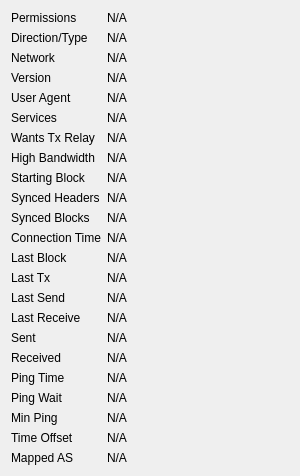
             <widget class="QWidget" name="detailWidget">
              <property name="geometry">
               <rect>
                <x>0</x>
                <y>0</y>
                <width>300</width>
                <height>426</height>
               </rect>
              </property>
              <layout class="QGridLayout" name="gridLayout_2" columnstretch="0,1">
               <item row="0" column="0">
                <widget class="QLabel" name="label_30">
                 <property name="text">
                  <string>Permissions</string>
                 </property>
                </widget>
               </item>
               <item row="0" column="1">
                <widget class="QLabel" name="peerPermissions">
                 <property name="cursor">
                  <cursorShape>IBeamCursor</cursorShape>
                 </property>
                 <property name="text">
                  <string>N/A</string>
                 </property>
                 <property name="textFormat">
                  <enum>Qt::PlainText</enum>
                 </property>
                 <property name="textInteractionFlags">
                  <set>Qt::LinksAccessibleByMouse|Qt::TextSelectableByKeyboard|Qt::TextSelectableByMouse</set>
                 </property>
                </widget>
               </item>
               <item row="1" column="0">
                <widget class="QLabel" name="peerConnectionTypeLabel">
                 <property name="toolTip">
                  <string>The direction and type of peer connection: %1</string>
                 </property>
                 <property name="text">
                  <string>Direction/Type</string>
                 </property>
                </widget>
               </item>
               <item row="1" column="1">
                <widget class="QLabel" name="peerConnectionType">
                 <property name="cursor">
                  <cursorShape>IBeamCursor</cursorShape>
                 </property>
                 <property name="text">
                  <string>N/A</string>
                 </property>
                 <property name="textFormat">
                  <enum>Qt::PlainText</enum>
                 </property>
                 <property name="textInteractionFlags">
                  <set>Qt::LinksAccessibleByMouse|Qt::TextSelectableByKeyboard|Qt::TextSelectableByMouse</set>
                 </property>
                </widget>
               </item>
               <item row="2" column="0">
                <widget class="QLabel" name="peerNetworkLabel">
                 <property name="toolTip">
                  <string>The network protocol this peer is connected through: IPv4, IPv6, Onion, I2P, or CJDNS.</string>
                 </property>
                 <property name="text">
                  <string>Network</string>
                 </property>
                </widget>
               </item>
               <item row="2" column="1">
                <widget class="QLabel" name="peerNetwork">
                 <property name="cursor">
                  <cursorShape>IBeamCursor</cursorShape>
                 </property>
                 <property name="text">
                  <string>N/A</string>
                 </property>
                 <property name="textFormat">
                  <enum>Qt::PlainText</enum>
                 </property>
                 <property name="textInteractionFlags">
                  <set>Qt::LinksAccessibleByMouse|Qt::TextSelectableByKeyboard|Qt::TextSelectableByMouse</set>
                 </property>
                </widget>
               </item>
               <item row="3" column="0">
                <widget class="QLabel" name="label_21">
                 <property name="text">
                  <string>Version</string>
                 </property>
                </widget>
               </item>
               <item row="3" column="1">
                <widget class="QLabel" name="peerVersion">
                 <property name="cursor">
                  <cursorShape>IBeamCursor</cursorShape>
                 </property>
                 <property name="text">
                  <string>N/A</string>
                 </property>
                 <property name="textFormat">
                  <enum>Qt::PlainText</enum>
                 </property>
                 <property name="textInteractionFlags">
                  <set>Qt::LinksAccessibleByMouse|Qt::TextSelectableByKeyboard|Qt::TextSelectableByMouse</set>
                 </property>
                </widget>
               </item>
               <item row="4" column="0">
                <widget class="QLabel" name="label_28">
                 <property name="text">
                  <string>User Agent</string>
                 </property>
                </widget>
               </item>
               <item row="4" column="1">
                <widget class="QLabel" name="peerSubversion">
                 <property name="cursor">
                  <cursorShape>IBeamCursor</cursorShape>
                 </property>
                 <property name="text">
                  <string>N/A</string>
                 </property>
                 <property name="textFormat">
                  <enum>Qt::PlainText</enum>
                 </property>
                 <property name="textInteractionFlags">
                  <set>Qt::LinksAccessibleByMouse|Qt::TextSelectableByKeyboard|Qt::TextSelectableByMouse</set>
                 </property>
                </widget>
               </item>
               <item row="5" column="0">
                <widget class="QLabel" name="label_4">
                 <property name="text">
                  <string>Services</string>
                 </property>
                </widget>
               </item>
               <item row="5" column="1">
                <widget class="QLabel" name="peerServices">
                 <property name="cursor">
                  <cursorShape>IBeamCursor</cursorShape>
                 </property>
                 <property name="text">
                  <string>N/A</string>
                 </property>
                 <property name="textFormat">
                  <enum>Qt::PlainText</enum>
                 </property>
                 <property name="wordWrap">
                  <bool>true</bool>
                 </property>
                 <property name="textInteractionFlags">
                  <set>Qt::LinksAccessibleByMouse|Qt::TextSelectableByKeyboard|Qt::TextSelectableByMouse</set>
                 </property>
                </widget>
               </item>
               <item row="6" column="0">
                <widget class="QLabel" name="peerRelayTxesLabel">
                 <property name="toolTip">
                  <string>Whether the peer requested us to relay transactions.</string>
                 </property>
                 <property name="text">
                  <string>Wants Tx Relay</string>
                 </property>
                </widget>
               </item>
               <item row="6" column="1">
                <widget class="QLabel" name="peerRelayTxes">
                 <property name="cursor">
                  <cursorShape>IBeamCursor</cursorShape>
                 </property>
                 <property name="text">
                  <string>N/A</string>
                 </property>
                 <property name="textFormat">
                  <enum>Qt::PlainText</enum>
                 </property>
                 <property name="textInteractionFlags">
                  <set>Qt::LinksAccessibleByMouse|Qt::TextSelectableByKeyboard|Qt::TextSelectableByMouse</set>
                 </property>
                </widget>
               </item>
               <item row="7" column="0">
                <widget class="QLabel" name="peerHighBandwidthLabel">
                 <property name="toolTip">
                  <string>High bandwidth BIP152 compact block relay: %1</string>
                 </property>
                 <property name="text">
                  <string>High Bandwidth</string>
                 </property>
                </widget>
               </item>
               <item row="7" column="1">
                <widget class="QLabel" name="peerHighBandwidth">
                 <property name="cursor">
                  <cursorShape>IBeamCursor</cursorShape>
                 </property>
                 <property name="text">
                  <string>N/A</string>
                 </property>
                 <property name="textFormat">
                  <enum>Qt::PlainText</enum>
                 </property>
                 <property name="textInteractionFlags">
                  <set>Qt::LinksAccessibleByMouse|Qt::TextSelectableByKeyboard|Qt::TextSelectableByMouse</set>
                 </property>
                </widget>
               </item>
               <item row="8" column="0">
                <widget class="QLabel" name="label_29">
                 <property name="text">
                  <string>Starting Block</string>
                 </property>
                </widget>
               </item>
               <item row="8" column="1">
                <widget class="QLabel" name="peerHeight">
                 <property name="cursor">
                  <cursorShape>IBeamCursor</cursorShape>
                 </property>
                 <property name="text">
                  <string>N/A</string>
                 </property>
                 <property name="textFormat">
                  <enum>Qt::PlainText</enum>
                 </property>
                 <property name="textInteractionFlags">
                  <set>Qt::LinksAccessibleByMouse|Qt::TextSelectableByKeyboard|Qt::TextSelectableByMouse</set>
                 </property>
                </widget>
               </item>
               <item row="9" column="0">
                <widget class="QLabel" name="label_27">
                 <property name="text">
                  <string>Synced Headers</string>
                 </property>
                </widget>
               </item>
               <item row="9" column="1">
                <widget class="QLabel" name="peerSyncHeight">
                 <property name="cursor">
                  <cursorShape>IBeamCursor</cursorShape>
                 </property>
                 <property name="text">
                  <string>N/A</string>
                 </property>
                 <property name="textFormat">
                  <enum>Qt::PlainText</enum>
                 </property>
                 <property name="textInteractionFlags">
                  <set>Qt::LinksAccessibleByMouse|Qt::TextSelectableByKeyboard|Qt::TextSelectableByMouse</set>
                 </property>
                </widget>
               </item>
               <item row="10" column="0">
                <widget class="QLabel" name="label_25">
                 <property name="text">
                  <string>Synced Blocks</string>
                 </property>
                </widget>
               </item>
               <item row="10" column="1">
                <widget class="QLabel" name="peerCommonHeight">
                 <property name="cursor">
                  <cursorShape>IBeamCursor</cursorShape>
                 </property>
                 <property name="text">
                  <string>N/A</string>
                 </property>
                 <property name="textFormat">
                  <enum>Qt::PlainText</enum>
                 </property>
                 <property name="textInteractionFlags">
                  <set>Qt::LinksAccessibleByMouse|Qt::TextSelectableByKeyboard|Qt::TextSelectableByMouse</set>
                 </property>
                </widget>
               </item>
               <item row="11" column="0">
                <widget class="QLabel" name="label_22">
                 <property name="text">
                  <string>Connection Time</string>
                 </property>
                </widget>
               </item>
               <item row="11" column="1">
                <widget class="QLabel" name="peerConnTime">
                 <property name="cursor">
                  <cursorShape>IBeamCursor</cursorShape>
                 </property>
                 <property name="text">
                  <string>N/A</string>
                 </property>
                 <property name="textFormat">
                  <enum>Qt::PlainText</enum>
                 </property>
                 <property name="textInteractionFlags">
                  <set>Qt::LinksAccessibleByMouse|Qt::TextSelectableByKeyboard|Qt::TextSelectableByMouse</set>
                 </property>
                </widget>
               </item>
               <item row="12" column="0">
                <widget class="QLabel" name="peerLastBlockLabel">
                 <property name="toolTip">
                  <string>Elapsed time since a novel block passing initial validity checks was received from this peer.</string>
                 </property>
                 <property name="text">
                  <string>Last Block</string>
                 </property>
                </widget>
               </item>
               <item row="12" column="1">
                <widget class="QLabel" name="peerLastBlock">
                 <property name="cursor">
                  <cursorShape>IBeamCursor</cursorShape>
                 </property>
                 <property name="text">
                  <string>N/A</string>
                 </property>
                 <property name="textFormat">
                  <enum>Qt::PlainText</enum>
                 </property>
                 <property name="textInteractionFlags">
                  <set>Qt::LinksAccessibleByMouse|Qt::TextSelectableByKeyboard|Qt::TextSelectableByMouse</set>
                 </property>
                </widget>
               </item>
               <item row="13" column="0">
                <widget class="QLabel" name="peerLastTxLabel">
                 <property name="toolTip">
                  <string>Elapsed time since a novel transaction accepted into our mempool was received from this peer.</string>
                 </property>
                 <property name="text">
                  <string>Last Tx</string>
                 </property>
                </widget>
               </item>
               <item row="13" column="1">
                <widget class="QLabel" name="peerLastTx">
                 <property name="cursor">
                  <cursorShape>IBeamCursor</cursorShape>
                 </property>
                 <property name="text">
                  <string>N/A</string>
                 </property>
                 <property name="textFormat">
                  <enum>Qt::PlainText</enum>
                 </property>
                 <property name="textInteractionFlags">
                  <set>Qt::LinksAccessibleByMouse|Qt::TextSelectableByKeyboard|Qt::TextSelectableByMouse</set>
                 </property>
                </widget>
               </item>
               <item row="14" column="0">
                <widget class="QLabel" name="label_15">
                 <property name="text">
                  <string>Last Send</string>
                 </property>
                </widget>
               </item>
               <item row="14" column="1">
                <widget class="QLabel" name="peerLastSend">
                 <property name="cursor">
                  <cursorShape>IBeamCursor</cursorShape>
                 </property>
                 <property name="text">
                  <string>N/A</string>
                 </property>
                 <property name="textFormat">
                  <enum>Qt::PlainText</enum>
                 </property>
                 <property name="textInteractionFlags">
                  <set>Qt::LinksAccessibleByMouse|Qt::TextSelectableByKeyboard|Qt::TextSelectableByMouse</set>
                 </property>
                </widget>
               </item>
               <item row="15" column="0">
                <widget class="QLabel" name="label_19">
                 <property name="text">
                  <string>Last Receive</string>
                 </property>
                </widget>
               </item>
               <item row="15" column="1">
                <widget class="QLabel" name="peerLastRecv">
                 <property name="cursor">
                  <cursorShape>IBeamCursor</cursorShape>
                 </property>
                 <property name="text">
                  <string>N/A</string>
                 </property>
                 <property name="textFormat">
                  <enum>Qt::PlainText</enum>
                 </property>
                 <property name="textInteractionFlags">
                  <set>Qt::LinksAccessibleByMouse|Qt::TextSelectableByKeyboard|Qt::TextSelectableByMouse</set>
                 </property>
                </widget>
               </item>
               <item row="16" column="0">
                <widget class="QLabel" name="label_18">
                 <property name="text">
                  <string>Sent</string>
                 </property>
                </widget>
               </item>
               <item row="16" column="1">
                <widget class="QLabel" name="peerBytesSent">
                 <property name="cursor">
                  <cursorShape>IBeamCursor</cursorShape>
                 </property>
                 <property name="text">
                  <string>N/A</string>
                 </property>
                 <property name="textFormat">
                  <enum>Qt::PlainText</enum>
                 </property>
                 <property name="textInteractionFlags">
                  <set>Qt::LinksAccessibleByMouse|Qt::TextSelectableByKeyboard|Qt::TextSelectableByMouse</set>
                 </property>
                </widget>
               </item>
               <item row="17" column="0">
                <widget class="QLabel" name="label_20">
                 <property name="text">
                  <string>Received</string>
                 </property>
                </widget>
               </item>
               <item row="17" column="1">
                <widget class="QLabel" name="peerBytesRecv">
                 <property name="cursor">
                  <cursorShape>IBeamCursor</cursorShape>
                 </property>
                 <property name="text">
                  <string>N/A</string>
                 </property>
                 <property name="textFormat">
                  <enum>Qt::PlainText</enum>
                 </property>
                 <property name="textInteractionFlags">
                  <set>Qt::LinksAccessibleByMouse|Qt::TextSelectableByKeyboard|Qt::TextSelectableByMouse</set>
                 </property>
                </widget>
               </item>
               <item row="18" column="0">
                <widget class="QLabel" name="label_26">
                 <property name="text">
                  <string>Ping Time</string>
                 </property>
                </widget>
               </item>
               <item row="18" column="1">
                <widget class="QLabel" name="peerPingTime">
                 <property name="cursor">
                  <cursorShape>IBeamCursor</cursorShape>
                 </property>
                 <property name="text">
                  <string>N/A</string>
                 </property>
                 <property name="textFormat">
                  <enum>Qt::PlainText</enum>
                 </property>
                 <property name="textInteractionFlags">
                  <set>Qt::LinksAccessibleByMouse|Qt::TextSelectableByKeyboard|Qt::TextSelectableByMouse</set>
                 </property>
                </widget>
               </item>
               <item row="19" column="0">
                <widget class="QLabel" name="peerPingWaitLabel">
                 <property name="toolTip">
                  <string>The duration of a currently outstanding ping.</string>
                 </property>
                 <property name="text">
                  <string>Ping Wait</string>
                 </property>
                </widget>
               </item>
               <item row="19" column="1">
                <widget class="QLabel" name="peerPingWait">
                 <property name="cursor">
                  <cursorShape>IBeamCursor</cursorShape>
                 </property>
                 <property name="text">
                  <string>N/A</string>
                 </property>
                 <property name="textFormat">
                  <enum>Qt::PlainText</enum>
                 </property>
                 <property name="textInteractionFlags">
                  <set>Qt::LinksAccessibleByMouse|Qt::TextSelectableByKeyboard|Qt::TextSelectableByMouse</set>
                 </property>
                </widget>
               </item>
               <item row="20" column="0">
                <widget class="QLabel" name="peerMinPingLabel">
                 <property name="text">
                  <string>Min Ping</string>
                 </property>
                </widget>
               </item>
               <item row="20" column="1">
                <widget class="QLabel" name="peerMinPing">
                 <property name="cursor">
                  <cursorShape>IBeamCursor</cursorShape>
                 </property>
                 <property name="text">
                  <string>N/A</string>
                 </property>
                 <property name="textFormat">
                  <enum>Qt::PlainText</enum>
                 </property>
                 <property name="textInteractionFlags">
                  <set>Qt::LinksAccessibleByMouse|Qt::TextSelectableByKeyboard|Qt::TextSelectableByMouse</set>
                 </property>
                </widget>
               </item>
               <item row="21" column="0">
                <widget class="QLabel" name="label_timeoffset">
                 <property name="text">
                  <string>Time Offset</string>
                 </property>
                </widget>
               </item>
               <item row="21" column="1">
                <widget class="QLabel" name="timeoffset">
                 <property name="cursor">
                  <cursorShape>IBeamCursor</cursorShape>
                 </property>
                 <property name="text">
                  <string>N/A</string>
                 </property>
                 <property name="textFormat">
                  <enum>Qt::PlainText</enum>
                 </property>
                 <property name="textInteractionFlags">
                  <set>Qt::LinksAccessibleByMouse|Qt::TextSelectableByKeyboard|Qt::TextSelectableByMouse</set>
                 </property>
                </widget>
               </item>
               <item row="22" column="0">
                <widget class="QLabel" name="peerMappedASLabel">
                 <property name="toolTip">
                  <string>The mapped Autonomous System used for diversifying peer selection.</string>
                 </property>
                 <property name="text">
                  <string>Mapped AS</string>
                 </property>
                </widget>
               </item>
               <item row="22" column="1">
                <widget class="QLabel" name="peerMappedAS">
                 <property name="cursor">
                  <cursorShape>IBeamCursor</cursorShape>
                 </property>
                 <property name="text">
                  <string>N/A</string>
                 </property>
                 <property name="textFormat">
                  <enum>Qt::PlainText</enum>
                 </property>
                 <property name="textInteractionFlags">
                  <set>Qt::LinksAccessibleByMouse|Qt::TextSelectableByKeyboard|Qt::TextSelectableByMouse</set>
                 </property>
                </widget>
               </item>
               <item row="23" column="0">
                <spacer name="verticalSpacer_3">
                 <property name="orientation">
                  <enum>Qt::Vertical</enum>
                 </property>
                 <property name="sizeHint" stdset="0">
                  <size>
                   <width>20</width>
                   <height>40</height>
                  </size>
                 </property>
                </spacer>
               </item>
              </layout>
             </widget>
